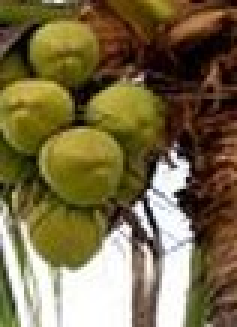
#> input picture kelapa.jpg, 79 x 109 px (shown 3 times larger)
$ python deteksikelapa.py
#> lines starting #> are read from the running program, lines starting #| are printed output that depends on the picture; after the words box and inside, x2 and y2 are one past the last pixel; in counts of white or black regions, pixels touching at a corner belong together
# tampilkan kedua gambar
import numpy as np
from matplotlib import pyplot as plt
import cv2

# panggil dan konversi warna agar sesuai dengan Matplotlib
kelapa = cv2.imread('kelapa.jpg')
#> kelapa is the input picture: shape (109, 79, 3); mean B, G, R 70.9, 106.8, 120.6
kelapa = cv2.cvtColor(kelapa, cv2.COLOR_BGR2RGB)

# panggil dan konversi warna agar sesuai dengan Matplotlib
kebun_kelapa = cv2.imread('kelapa1.jpg')
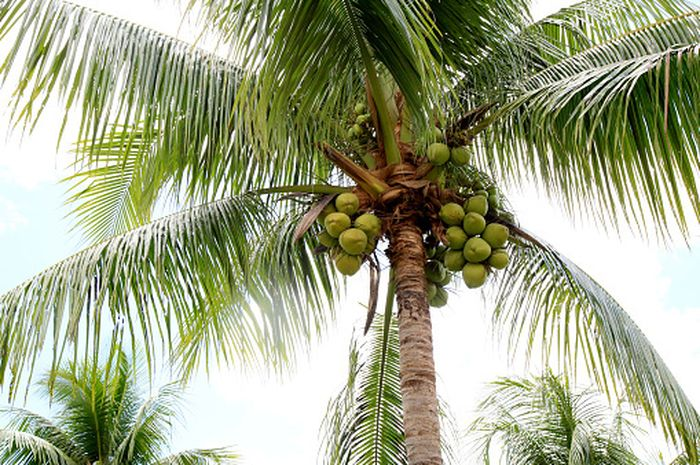
#> input picture kelapa1.jpg, 700 x 465 px
#> kebun_kelapa is the input picture: shape (465, 700, 3); mean B, G, R 138.8, 168.9, 163
kebun_kelapa = cv2.cvtColor(kebun_kelapa, cv2.COLOR_BGR2RGB)
plt.subplot(121), plt.imshow(kelapa), plt.title('kelapa')
plt.subplot(122), plt.imshow(kebun_kelapa), plt.title('kebun kelapa')
plt.show()
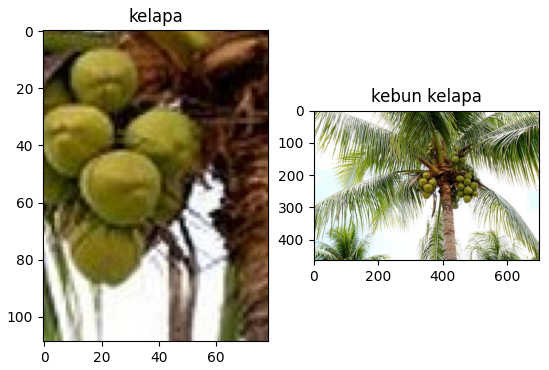
#> figure drawn by matplotlib, 2 panels


# membaca gambar utuh untuk dicari
img_rgb = cv2.imread('kelapa1.jpg')
img_gray = cv2.cvtColor(img_rgb, cv2.COLOR_BGR2GRAY)
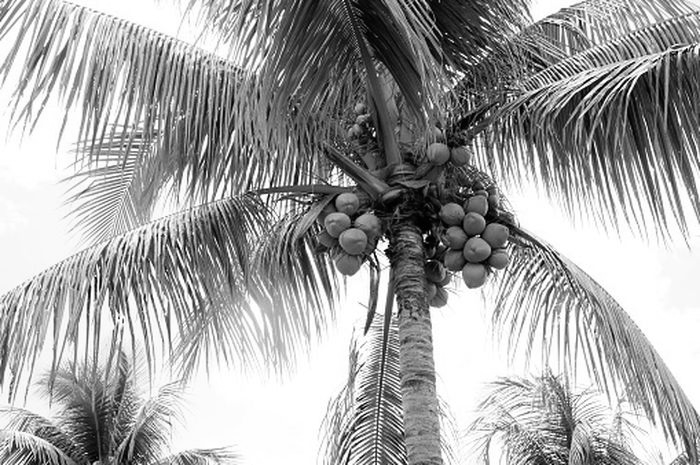
#> img_gray: shape (465, 700); min 0, max 255, mean 163.7

# membaca template
template = cv2.imread('kelapa.jpg', 0)
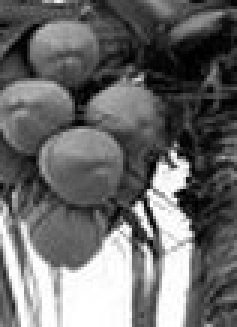
#> template: shape (109, 79) (shown 3 times larger); min 0, max 255, mean 106.8

# ukuran template. ukuran ini akan digunakan untuk menggambar kotak
w, h = template.shape[::-1]
#> w = 79; h = 109

# menggunakan metode COEFF-NORMALIZED
res = cv2.matchTemplate(img_gray, template, cv2.TM_CCOEFF_NORMED)
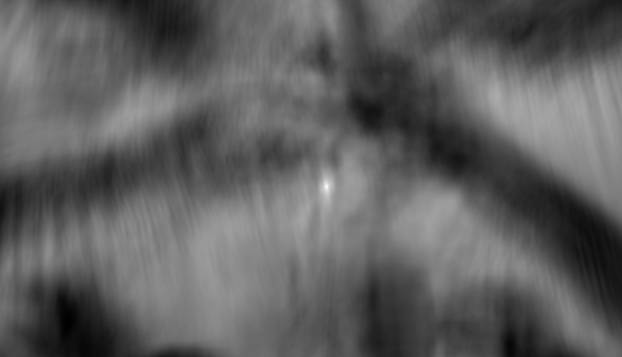
#> res: shape (357, 622) float32; min -0.512, max 0.999, mean 0.0527; drawn with min black and max white

# Nilai threshold atau ambang batas deteksi kemiripan titik.
# Lakukan eksperimen dengan merubah nilai ini
threshold = 0.15
loc = np.where(res >= threshold)
#> loc = 82173 positions, rows 0 to 352, columns 0 to 621

# membuat array kosong untuk menyimpan lokasi-lokasi dari hasil deteksi
lspoint = []
lspoint2 = []
count = 0  # untuk menyimpan jumlah matching yang ditemukan
for pt in zip(*loc[::-1]):

    # jika sudah ada, skip lokasi tersebut
    if pt[0] not in lspoint and pt[1] not in lspoint2:

        # gambar persegi warna kuning dengan ketebalan dua poin
        cv2.rectangle(img_rgb, pt, (pt[0] + w, pt[1] + h), (0, 255, 255), 2)
        for i in range((pt[0] - 9), (pt[0] + 9), 1):

            # tambahkan koordinat x ke list
            lspoint.append(i)
        for k in range((pt[1] - 9), (pt[1] + 9), 1):

            # tambahkan koordinat y ke list
            lspoint2.append(k)
        count += 1  # berapa jumlah matching yang ditemukan?
    else:
        continue
#> this loop made 82173 passes
#> pt on passes 1 to 12: (268, 0), (269, 0), (270, 0), (271, 0), (272, 0), (273, 0), (274, 0), (275, 0), (276, 0), (277, 0), (278, 0), (279, 0)
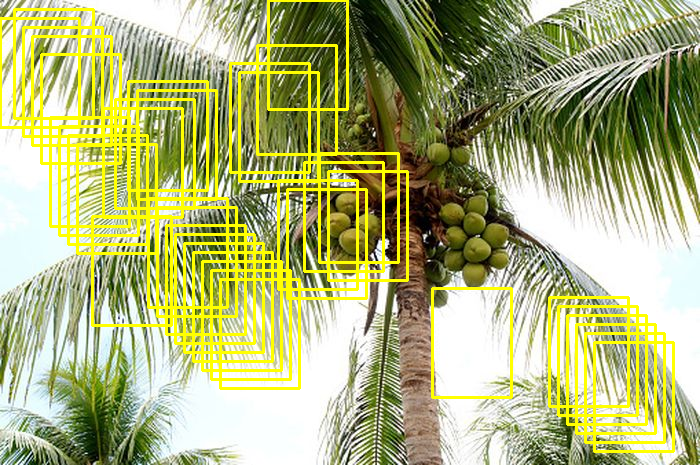
#> img_rgb: shape (465, 700, 3); 12.28% of pixels changed, all inside (x1, y1, x2, y2) = (0, 0, 675, 453)
#> after the loop, count = 39; lspoint = 702 values, max 602 at index 701, min -9 at index 36, mean 229.4; lspoint2 = 702 values, max 350 at index 701, min -9 at index 0, mean 170.5
print("Jumlah objek ditemukan:", count)
#| Jumlah objek ditemukan: 39
# tampilkan dengan imshow
cv2.imshow('Detected Objects', img_rgb)
cv2.waitKey(0)
cv2.destroyAllWindows()
